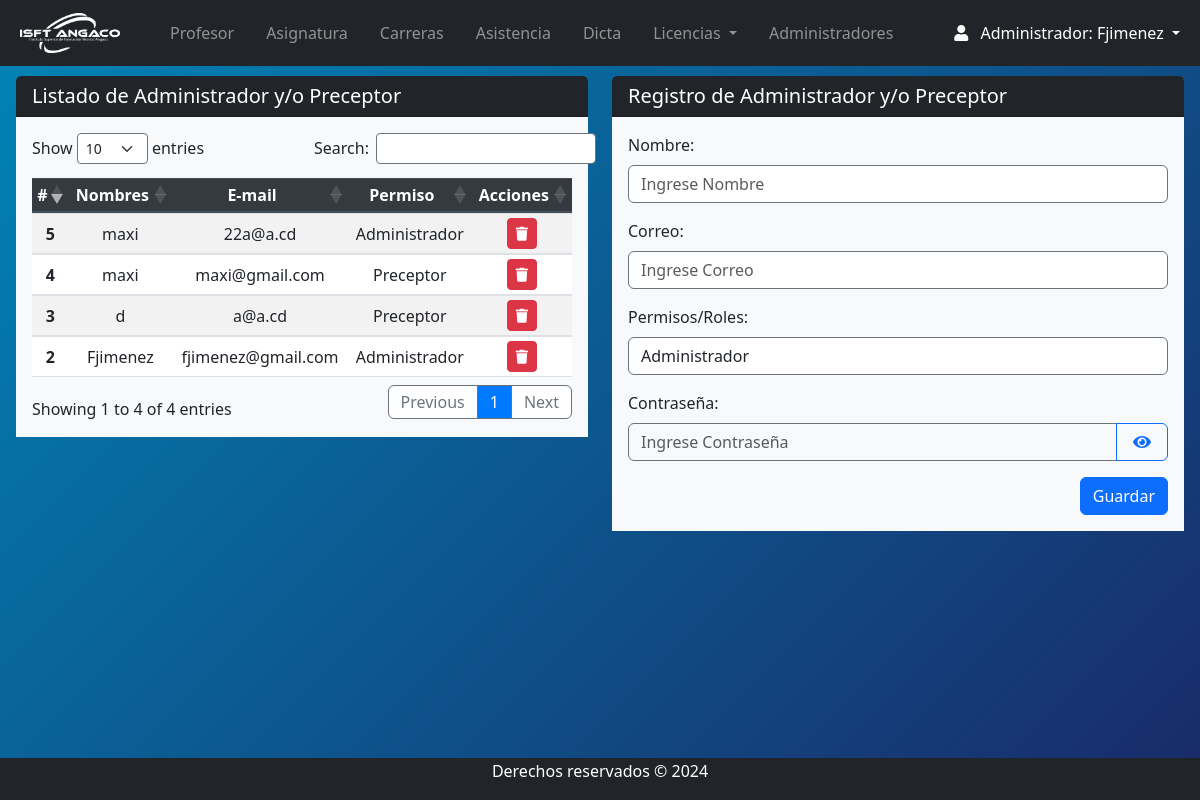
The page /Views/admin/admin_index.php (signed in) on the database its author committed.
### tables this page shows
CREATE TABLE `usuarios` (
  `id` int(11) NOT NULL,
  `password` varchar(255) NOT NULL,
  `correo` varchar(255) NOT NULL,
  `nombre` varchar(255) DEFAULT NULL,
  `id_permisos` int(11) NOT NULL,
  `etapa` varchar(11) NOT NULL
);

### Views/admin/admin_index.php (the view, shortened to what this page needs)
<?php
require '../../conn/connection.php';
?>
<?php require 'navbar.php'; ?>
<section class="content mt-3">
    <div class="row">
        <div class="col mx-3">
            <div class="row">
                <div class="col">
                    <div class="card rounded-2 border-0">
                        <h5 class="card-header bg-dark text-white">Listado de Administrador y/o Preceptor</h5>
                        <div class="card-body bg-light">
                            <form id="inscripcionForm" action="" method="post">
                                <table id="example" class="table table-striped table-sm" style="width:100%">
                                <thead class="thead-dark">
                                    <th>#</th>
                                    <th>Nombres</th>
                                    <th>E-mail</th>
                                    <th>Permiso</th>
                                    <th>Acciones</th>
                                </thead>
                                <tbody>
                                    <?php
                                    try {
                                        $db = new PDO("mysql:host=$db_host;dbname=$db_name", $db_user, $db_password);
                                        $db->setAttribute(PDO::ATTR_ERRMODE, PDO::ERRMODE_EXCEPTION);
                                        $query = "SELECT * FROM usuarios WHERE id_permisos = 1 AND etapa = 'Activo' OR id_permisos = 3 AND etapa = 'Activo' ";
                                        $stmt = $db->prepare($query);
                                        $stmt->execute();
                                        $usuarioss = $stmt->fetchAll(PDO::FETCH_ASSOC);
                                        foreach ($usuarioss as $usuarios) {
                                            if($usuarios['id_permisos']===1){
                                                $rol='Administrador';
                                            }elseif($usuarios['id_permisos']===3){
                                                $rol='Preceptor';
                                            }
                                    ?>
                                            <tr>
                                                    <th scope="row"><?php echo $usuarios['id'] ?></th>
                                                    <td><?php echo $usuarios['nombre'] ?></td>
                                                    <td><?php echo $usuarios['correo'] ?></td>
                                                    <td><?php echo $rol ?></td>
                                                    <td class="text-center">
                                                        <div class="btn-group">
                                                            <a href="javascript:eliminar4(<?php echo $usuarios['id'];?>)" class="btn btn-danger btn-sm" type="button" title="Borrar">
                                                                <i class="fas fa-trash"></i>
                                                            </a>
                                                        </div>
                                                    </td>
                                                </tr>
                                        <?php
                                            }
                                        } catch (PDOException $e) {
                                            echo "Error de conexión: " . $e->getMessage();
                                        }
                                        ?>
                                    </tbody>
                                </table>
                            </form>
                        </div>
                    </div>
                </div>
                <div class="col">
                    <div class="card rounded-2 border-0">
                        <h5 class="card-header bg-dark text-white">Registro de Administrador y/o Preceptor</h5>
                        <div class="card-body bg-light">
                            <?php
                            $nombre = isset($_GET["nombre"]) ? $_GET["nombre"] : "";
                            ?>
                            <form id="formulario" action="" method="post" enctype="multipart/form-data">
                                <div class="form-group">
                                    <label for="nombre">Nombre:</label>
                                    <input type="text" class="form-control" name="nombre" value="<?php echo htmlspecialchars($nombre); ?>" autocomplete="off" placeholder="Ingrese Nombre" required>
                                </div>
                                <div class="form-group">
                                    <label for="correo">Correo:</label>
                                    <input id="correo" type="email" class="form-control" name="correo" placeholder="Ingrese Correo" value=" " required>
                                </div>
                                <div class="form-group">
                                    <label for="permiso">Permisos/Roles:</label>
                                    <select name="permiso" class="form-control">
                                        <option value="1" selected>Administrador</option>
                                    </select>
                                </div>
                                <div class="form-group">
                                    <label for="password">Contraseña:</label>
                                    <div class="input-group">
                                        <input class="form-control bg-light d-inline-block" type="password" placeholder="Ingrese Contraseña" name="password" id="password" autocomplete="off" required />
                                        <button type="button" class="btn btn-outline-primary" name="toggle-eye" id="toggle-eye" onclick="togglePasswordVisibility()">
                                            <i class="fas fa-eye p-1"></i>
                                        </button>
                                    </div>
                                </div>
                                <button type="button" class="btn btn-primary float-right " id="guardarBtn" onclick="validarFormulario()">Guardar</button>
                            </form>
                        </div>
                    </div>
                </div>
            </div>
        </div>
    </div>
</section>
<?php require 'footer.php'; ?>

### css/style.css (style rules this page uses)
body { position: relative; padding-bottom: 10px; min-height: 100vh; }
input { border-style: solid !important; border-color: #6c757d !important; border-width: 1.5px !important; }
select { border-style: solid !important; border-color: #6c757d !important; border-width: 1px !important; }
th, td { text-align: center !important; vertical-align: middle !important; }

### Views/admin/navbar.php (style rules this page uses)
body { background: linear-gradient(135deg,#0085b7, #192a68); }

### rows shown on the page
usuarios: id "2", nombre "Fjimenez", correo "fjimenez@gmail.com", id_permisos "Administrador"
usuarios: id "5", nombre "maxi", correo "22a@a.cd", id_permisos "Administrador"
usuarios: id "3", nombre "d", correo "a@a.cd", id_permisos "Preceptor"
usuarios: id "4", nombre "maxi", correo "maxi@gmail.com", id_permisos "Preceptor"

### other values the page prints
$_SESSION['nombre'] "Fjimenez"
